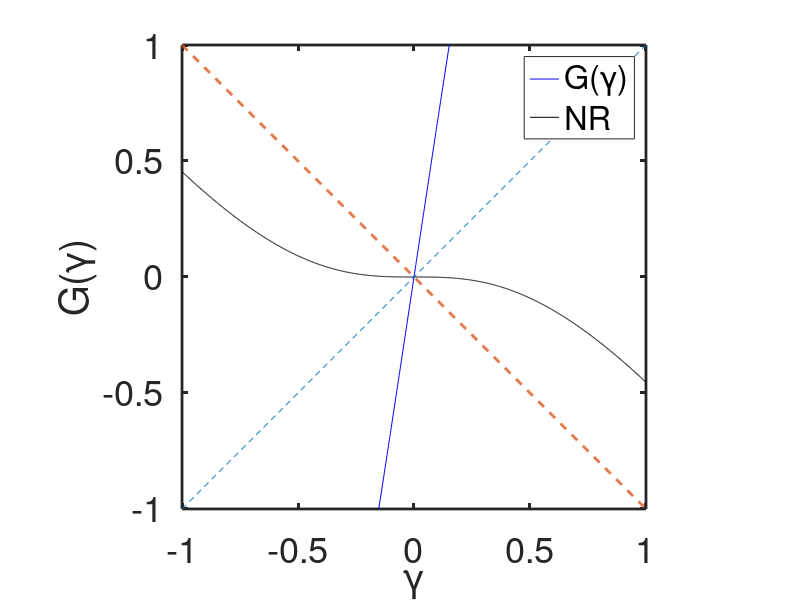
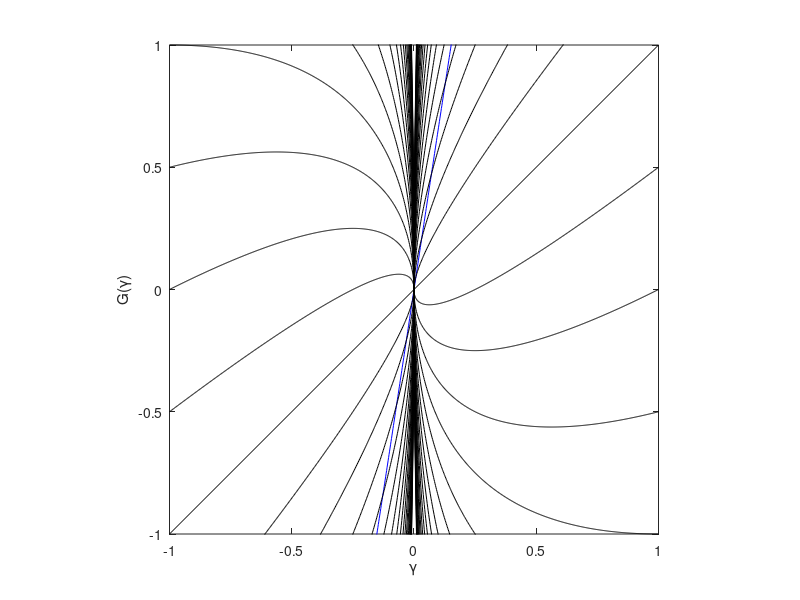

Source code (MATLAB) for these figures, in order:
%% Experiment 12 - Counterexamples
% We collect a series of counterexamples to be used to dispute convergence
% conjectures for FP and NR in transmission conditions of alternating
% Schwarz methods.

%% u'' - Csin(u)=0 with homogeneous Dirichlet BCs

% Intervals
a = -1;
b =  1;
al=-0.2;
be= 0.2;

% Parameter(s)
C = linspace(0,2,1001);
% C = sqrt(0.9) * pi / 2;
% C = 1;
% C1=linspace(-2,2,101);
% C2=C1';
p = linspace(-10,10,101)';

% Possible regions
% Gp= ( (sinh(C*al).*cosh(C*a) - cosh(C*al).*sinh(C*a)) .* ...
%     (sinh(C*be).*cosh(C*b) - cosh(C*be).*sinh(C*b)) ) ./ ...
%     ( (sinh(C*be).*cosh(C*a) - cosh(C*be).*sinh(C*a)) .* ...
%     (sinh(C*al).*cosh(C*b) - cosh(C*al).*sinh(C*b)) );
% Gp= ( (sin(C*al).*cos(C*a) - cos(C*al).*sin(C*a)) .* ...
%     (sin(C*be).*cos(C*b) - cos(C*be).*sin(C*b)) ) ./ ...
%     ( (sin(C*be).*cos(C*a) - cos(C*be).*sin(C*a)) .* ...
%     (sin(C*al).*cos(C*b) - cos(C*al).*sin(C*b)) );
% semilogy(C,Gp)
% xlabel('C^{1/2}')
% ylabel('G''(\gamma)')

% Gp= bsxfun(@times, C*cosh(C*(al-a)) + C2*sinh(C*(al-a)), C*cosh(C*(be-b)) + C1*sinh(C*(be-b)));
% Gp= bsxfun(@rdivide, Gp, C*cosh(C*(be-a)) + C1*sinh(C*(be-a)));
% Gp= bsxfun(@rdivide, Gp, C*cosh(C*(al-b)) + C2*sinh(C*(al-b)));
k1= bsxfun(@times, p, sinh(C*(al-a)));
k2= bsxfun(@times, p, sinh(C*(be-b)));
k3= bsxfun(@times, p, sinh(C*(be-a)));
k4= bsxfun(@times, p, sinh(C*(al-b)));
Gp= bsxfun(@times, C.*cosh(C*(al-a)) - k1, C.*cosh(C*(be-b)) + k2);
Gp= bsxfun(@rdivide, Gp, C.*cosh(C*(be-a)) + k3);
Gp= bsxfun(@rdivide, Gp, C.*cosh(C*(al-b)) - k4);

contourf(C,p,Gp,[-1,0,1])
xlabel('C')
ylabel('p')
% contourf(C1,C2,Gp,[-1,0,1])
% xlabel('C_1')
% ylabel('C_2')

%%

% Grid
nx = 1001;
a  =-0.2;
b  = 0.2;
x  = linspace(-1,1,nx)';
h  = x(2) - x(1);
x1 = x(x<=b); b = x1(end); l1 = length(x1);
x2 = x(x>=a); a = x2(1);   l2 = length(x2);

% Differentiation matrices
I1 = speye(l1);
I2 = speye(l2);

D11= ones(l1,1)/(2*h);
D11= [-D11 , zeros(l1,1) , D11];
D11= spdiags(D11,[-1,0,1],l1,l1);
D12= ones(l2,1)/(2*h);
D12= [-D12 , zeros(l2,1) , D12];
D12= spdiags(D12,[-1,0,1],l2,l2);

D21= ones(l1,1)/h^2;
D21= [D21, -2*D21, D21];
D21= spdiags(D21,[-1,0,1],l1,l1);
D22= ones(l2,1)/h^2;
D22= [D22, -2*D22, D22];
D22= spdiags(D22,[-1,0,1],l2,l2);

% Problem parameters
a1 = 0; b1 = 1;
a2 = 0; b2 = 1;
c1 = 1; d1 =-2;
c2 = 1; d2 = 2;

A  = 1;
BCL= 0;
BCR= 0;

% Jacobian BCs
J1BC = sparse([1,1,1,2,2,2],[1,2,3,l1-2,l1-1,l1],...
    [-3*a1/(2*h) + b1,4*a1/(2*h),-a1/(2*h),c1/(2*h),-4*c1/(2*h),3*c1/(2*h)+d1],2,l1);
J2BC = sparse([1,1,1,2,2,2],[1,2,3,l2-2,l2-1,l2],...
    [-3*c2/(2*h) + d2,4*c2/(2*h),-c2/(2*h),a2/(2*h),-4*a2/(2*h),3*a2/(2*h)+b2],2,l2);

% Initialization
L  = 1;
yy = linspace(-L,L,1001);
nonlinsolves = 50;
G  = zeros(size(yy));
Gp = G;
N  = G;

% Map
for k = 1:length(yy)
    u1 = ones(size(x1));
    u2 = ones(size(x2));
    
    % 1st domain
    for i=1:nonlinsolves
%         F1 = D21*u1 - u1 .* (D11 * u1);
%         J1 = D21 - spdiags(u1,0,l1,l1)*D11 - spdiags(D11*u1,0,l1,l1);
%         F1 = D21*u1 - u1.^A;
%         J1 = D21 - spdiags(A*u1.^(A-1),0,l1,l1);
        F1 = D21*u1 - A*sin(u1);
        J1 = D21 - spdiags(A*cos(u1),0,l1,l1);
        J1 = [J1BC(1,:);J1(2:end-1,:);J1BC(2,:)];
        F1(1) = J1BC(1,:)*u1 - BCL; F1(end) = J1BC(2,:)*u1 - yy(k);
        u1 = u1 - J1 \ F1;
    end
    u1a= c2*D11(x1==a,:)*u1 + d2*u1(x1==a);
    g1 = J1 \ [ zeros(l1-1,1); 1];
    g1a= c2*D11(x1==a,:)*g1 + d2*g1(x1==a);
    
    % 2nd domain
    for i=1:nonlinsolves
%         F2 = D22*u2 - u2 .* (D12*u2);
%         J2 = D22 - spdiags(u2,0,l2,l2)*D12 - spdiags(D12*u2,0,l2,l2);
%         F2 = D22*u2 - u2.^A;
%         J2 = D22 - spdiags(A*u2.^(A-1),0,l2,l2);
        F2 = D22*u2 - A*sin(u2);
        J2 = D22 - spdiags(A*cos(u2),0,l2,l2);
        J2 = [J2BC(1,:);J2(2:end-1,:);J2BC(2,:)];
        F2(1) = J2BC(1,:)*u2 - u1a; F2(end) = J2BC(2,:)*u2 - BCR;
        u2 = u2 - J2 \ F2;
    end
    u2b= c1*D12(x2==b,:)*u2 + d1*u2(x2==b);
    g2 = J2 \ [ g1a; zeros(l2-1,1)];
    g2b= c1*D12(x2==b,:)*g2 + d1*g2(x2==b);
    
    G(k) = u2b;
    Gp(k)= g2b;
    N(k) = yy(k) - (u2b - yy(k))/(g2b - 1);
    
%     plot(x1,u1,x2,u2)
%     axis([-1,1,-1,1])
%     pause(0.01)
    
end

figure(1)
plot(yy,G,'b',yy,N,'k',yy,yy,'--',yy,-yy,'--','Linewidth',2)
axis([-L,L,-L,L])
axis square
xlabel('\gamma')
ylabel('G(\gamma)')
legend('G(\gamma)','NR')
set(gca,'linewidth',2,'fontsize',26)
%%
C  = -10:0.5:10;
yC = bsxfun(@times,C',sqrt(abs(yy))); yC = bsxfun(@plus,yy,yC);

figure(2)
plot(yy,G,'b',yy,yC,'k')%,'linewidth',2)
axis([-L,L,-L,L])
axis square
xlabel('\gamma')
ylabel('G(\gamma)')